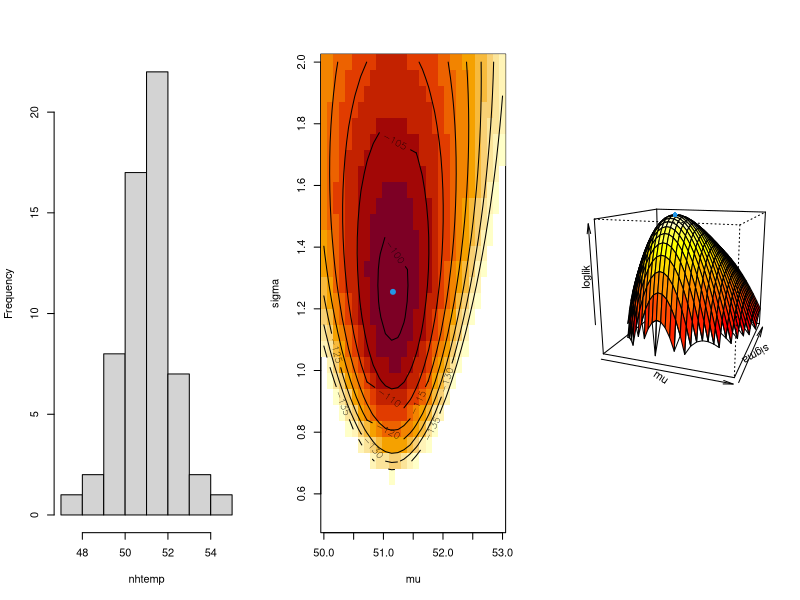

Write R code to recreate this figure.
## ---- chunk 1
suppressMessages(require(datasets))
data(nhtemp)

L = 30
mu = seq(50, 53, length = L)
sigma = seq(0.5, 2, length = L)
loglik.func = function(y, theta) sum(dnorm(y, theta[1], theta[2], log = TRUE))
loglik = matrix(apply(expand.grid(mu, sigma), 1, function(x) loglik.func(nhtemp,x)), L)
loglik[which(loglik < -140, arr.ind = TRUE)] = NA

# MLEs
opt = optim(f = loglik.func, y = nhtemp, par = c(50,0.5), lower = c(-Inf, 0), method = "L-BFGS-B", hessian = TRUE, control = list(fnscale = -1))

# check estimates
# matrixcalc::is.negative.definite(opt$hessian)
## ---- chunk 2
# histogram
par(mfrow = c(1,3))
hist(nhtemp, main = "")

# heat map
image(mu, sigma, loglik, xlab = "mu", ylab = "sigma")
contour(mu, sigma, loglik, add = TRUE)
points(opt$par[1], opt$par[2], pch = 19, col = 4)

# 3d surface
# persp(mu, sigma, loglik, theta = 20, d = 2)
zfacet <- loglik[-1, -1] + loglik[-1, -ncol(loglik)] + loglik[-nrow(loglik), -1] + loglik[-nrow(loglik), -ncol(loglik)]
res = persp(mu, sigma, loglik, col = heat.colors(10)[cut(zfacet, 10)], theta = 20, d = 2, ltheta = 50, shade = 0.25)
points(trans3d(opt$par[1], opt$par[2], opt$value, pmat = res), col = 4, pch = 16)
